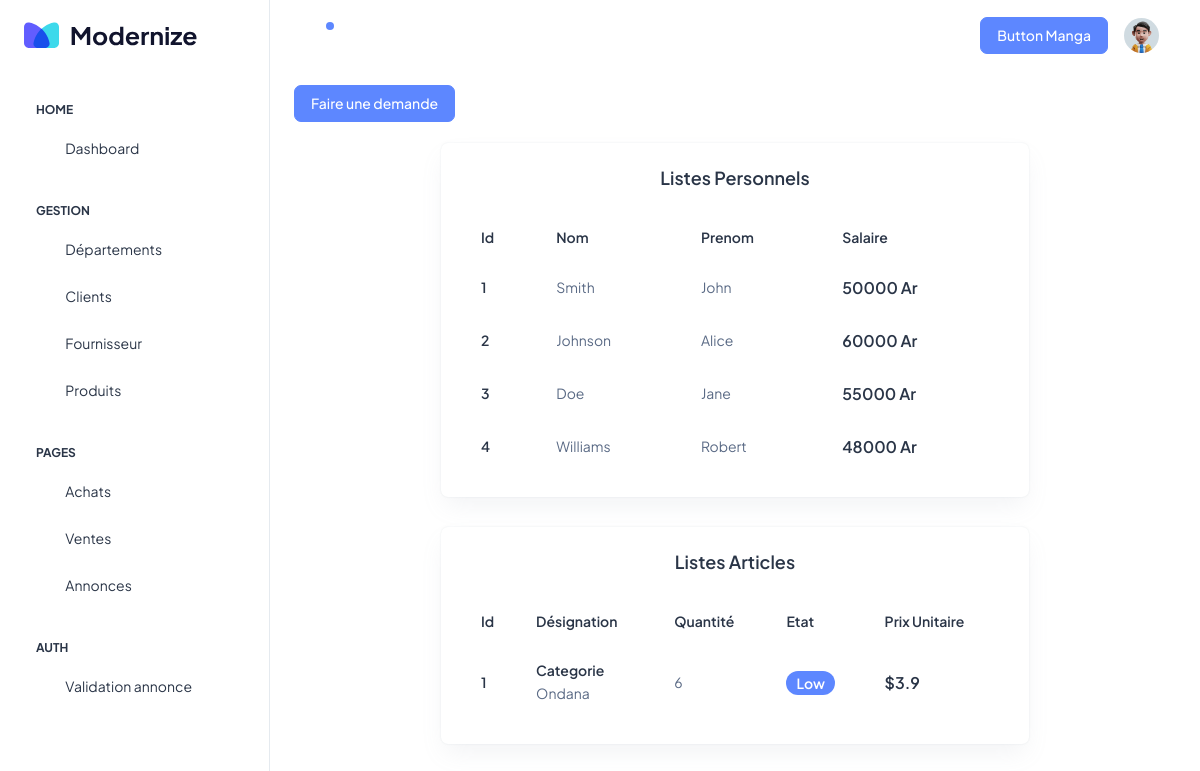
/Departement/departement?iddepartement=1, run on the app's committed database.
### tables this page shows
create table employe(
        idEmploye int not null primary key auto_increment,
        idDepartement int references departement(idDepartement),
        nomEmploye varchar(255),
        prenomEmploye varchar(255),
        salaire float
    );

### application/controllers/Departement.php (called while the page is built, shortened)
<?php
class Departement extends CI_Controller
{
    public function departement(){
        $id = $this->input->get('iddepartement');
        $this->load->model('DepartementModel');
        $data['emps'] = $this->DepartementModel->getAllEmploye($id);
        $this->load->view('accueil');
        $this->load->view('infoDepartement',$data);
    }
}

### index.php (called while the page is built, shortened)
<?php
require_once BASEPATH.'core/CodeIgniter.php';

### application/models/DepartementModel.php (called while the page is built, shortened)
<?php
class DepartementModel extends CI_Model
{
    public function getAllEmploye($idDept){
        $sql = "select * from employe where idDepartement = '$idDept'";
        $query = $this->db->query($sql);
        $result = $query->result_array();
        return $result;
    }
}

### application/views/infoDepartement.php (the view)
<a class="btn btn-primary" href="<?php echo base_url('Departement/demande/1')?>">Faire une demande</a>
<br/>
<br/>
<center>
<div class="col-lg-8 d-flex align-items-stretch">
    <div class="card w-100">
        <div class="card-body p-4">
            <h5 class="card-title fw-semibold mb-4">Listes Personnels</h5>
            <div class="table-responsive">
                <table class="table text-nowrap mb-0 align-middle">
                    <thead class="text-dark fs-4">
                    <tr>
                        <th class="border-bottom-0">
                            <h6 class="fw-semibold mb-0">Id</h6>
                        </th>
                        <th class="border-bottom-0">
                            <h6 class="fw-semibold mb-0">Nom</h6>
                        </th>
                        <th class="border-bottom-0">
                            <h6 class="fw-semibold mb-0">Prenom</h6>
                        </th>
                        <th class="border-bottom-0">
                            <h6 class="fw-semibold mb-0">Salaire</h6>
                        </th>
                    </tr>
                    </thead>
                    <tbody>
                    <?php foreach ($emps as $emp):?>
                    <tr>
                        <td class="border-bottom-0"><h6 class="fw-semibold mb-0"><?php echo $emp['idEmploye']?></h6></td>
                        <td class="border-bottom-0">
                            <span class="fw-normal"><?php echo $emp['nomEmploye']?></span>
                        </td>
                        <td class="border-bottom-0">
                            <p class="mb-0 fw-normal"><?php echo $emp['prenomEmploye']?></p>
                        </td>
                        <td class="border-bottom-0">
                            <h6 class="fw-semibold mb-0 fs-4"><?php echo $emp['salaire']?> Ar</h6>
                        </td>
                    </tr>
                    <?php endforeach; ?>
                    </tbody>
                </table>
            </div>
        </div>
    </div>
</div>
<div class="col-lg-8 d-flex align-items-stretch">
    <div class="card w-100">
        <div class="card-body p-4">
            <h5 class="card-title fw-semibold mb-4">Listes Articles</h5>
            <div class="table-responsive">
                <table class="table text-nowrap mb-0 align-middle">
                    <thead class="text-dark fs-4">
                    <tr>
                        <th class="border-bottom-0">
                            <h6 class="fw-semibold mb-0">Id</h6>
                        </th>
                        <th class="border-bottom-0">
                            <h6 class="fw-semibold mb-0">Désignation</h6>
                        </th>
                        <th class="border-bottom-0">
                            <h6 class="fw-semibold mb-0">Quantité</h6>
                        </th>
                        <th class="border-bottom-0">
                            <h6 class="fw-semibold mb-0">Etat</h6>
                        </th>
                        <th class="border-bottom-0">
                            <h6 class="fw-semibold mb-0">Prix Unitaire</h6>
                        </th>
                    </tr>
                    </thead>
                    <tbody>
                    <tr>
                        <td class="border-bottom-0"><h6 class="fw-semibold mb-0">1</h6></td>
                        <td class="border-bottom-0">
                            <h6 class="fw-semibold mb-1">Categorie</h6>
                            <span class="fw-normal">Ondana</span>
                        </td>
                        <td class="border-bottom-0">
                            <p class="mb-0 fw-normal">6</p>
                        </td>
                        <td class="border-bottom-0">
                            <div class="d-flex align-items-center gap-2">
                                <span class="badge bg-primary rounded-3 fw-semibold">Low</span>
                            </div>
                        </td>
                        <td class="border-bottom-0">
                            <h6 class="fw-semibold mb-0 fs-4">$3.9</h6>
                        </td>
                    </tr>
                    </tbody>
                </table>
            </div>
        </div>
    </div>
</div>
</center>
</div>
</div>
</div>
</body>
</html>

### data on the page
employe: idEmploye "1", nomEmploye "Smith", prenomEmploye "John", salaire "50000"
employe: idEmploye "2", nomEmploye "Johnson", prenomEmploye "Alice", salaire "60000"
employe: idEmploye "3", nomEmploye "Doe", prenomEmploye "Jane", salaire "55000"
employe: idEmploye "4", nomEmploye "Williams", prenomEmploye "Robert", salaire "48000"
